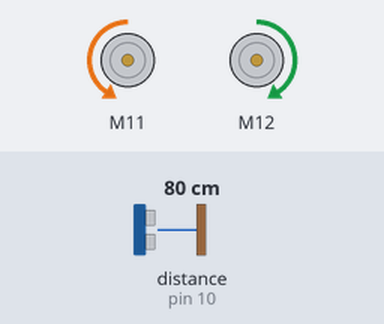
Simulated run of this sketch. Board: Arduino Uno, built with avr-gcc and run on an emulated ATmega328P. Shown: 2 × DC motor (green arrow = forward, orange = backward, longer = faster). The inputs (shaded band) are chosen by the test bench; at power-on: distance to the obstacle (sensor on pin 10) 80 cm.

Above: at 1.2 s.
1.3 s: distance to the obstacle (sensor on pin 10) set to 13 cm
2.8 s: distance to the obstacle (sensor on pin 10) set to 10 cm
At 3.2 s:
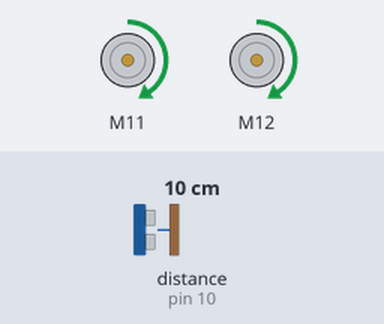
4.3 s: distance to the obstacle (sensor on pin 10) set to 18 cm
At 5.5 s:
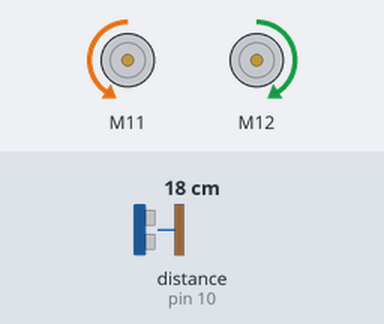
5.8 s: distance to the obstacle (sensor on pin 10) set to 2 cm
At 6.6 s:
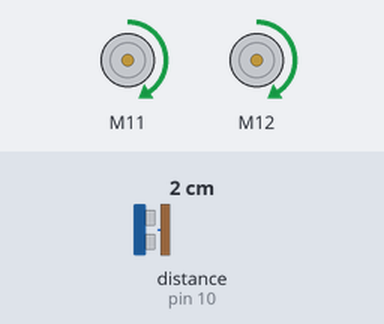
Timing chart, 0 to 8.3 s (numbered marks = the images above; inputs shaded):
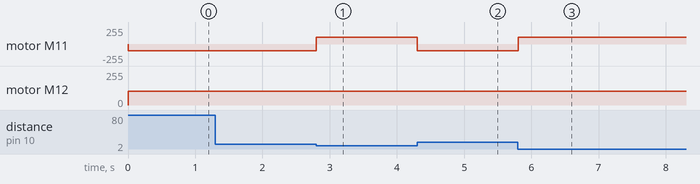

Measured:
- the behaviour switches between 12 and 11 cm on distance to the obstacle (sensor on pin 10) (found by bisection; images 0 and 1)
- after the input at 1.3 s, every drawn part: stays the same
- after the input at 2.8 s, motor M11: backward 102/255 → forward 102/255 at once
- after the input at 4.3 s, motor M11: forward 102/255 → backward 102/255 at once
- after the input at 5.8 s, motor M11: backward 102/255 → forward 102/255 at once

The sketch:

UltraMotorTurn.ino
```cpp
#include <Arduino.h>
#include <MeAuriga.h>

MeEncoderOnBoard Encoder_1(SLOT1);
MeEncoderOnBoard Encoder_2(SLOT2);
MeUltrasonicSensor ultrasonic_10(10);

void initPWM8kHz() {
  TCCR1A = _BV(WGM10);
  TCCR1B = _BV(CS11) | _BV(WGM12);
  TCCR2A = _BV(WGM21) | _BV(WGM20);
  TCCR2B = _BV(CS21);
}

void setup() {
  initPWM8kHz();
  Encoder_1.setTarPWM(-40.0 / 100.0 * 255);
  Encoder_2.setTarPWM(40.0 / 100.0 * 255);
}

void loop() {
  Encoder_1.loop();
  Encoder_2.loop();

  if(ultrasonic_10.distanceCm() < 12){
    Encoder_1.setTarPWM(40.0 / 100.0 * 255);
    Encoder_2.setTarPWM(40.0 / 100.0 * 255);
  } else {
    Encoder_1.setTarPWM(-40.0 / 100.0 * 255);
    Encoder_2.setTarPWM(40.0 / 100.0 * 255);
  }
}
```
